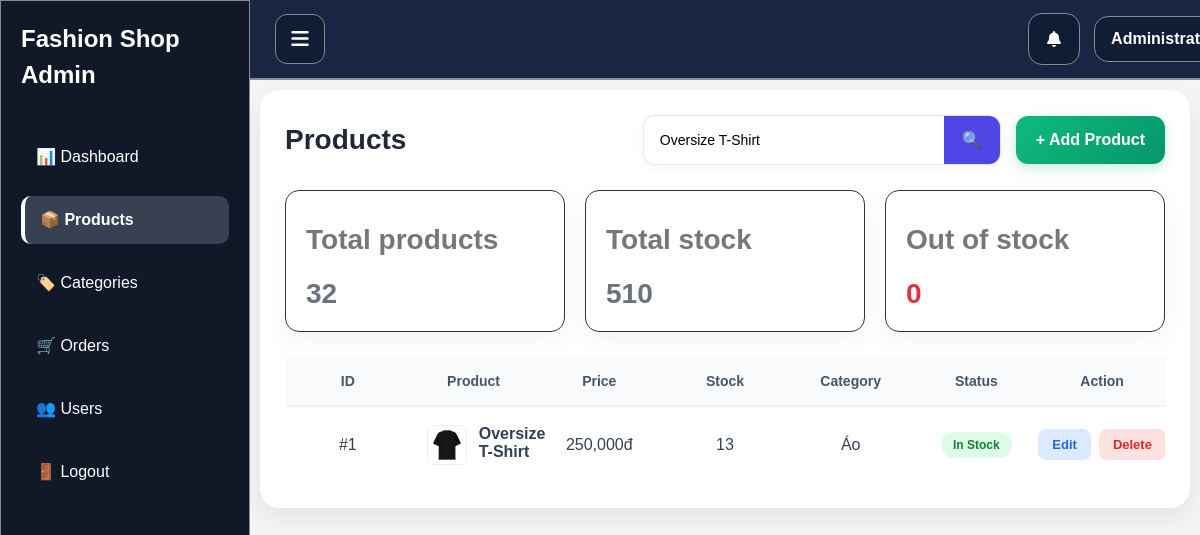
The app's page /admin/products/index.php?keyword=Oversize T-Shirt (signed in) with its own data.
### tables this page shows
CREATE TABLE `products` (
  `id` int(11) NOT NULL,
  `category_id` int(11) NOT NULL,
  `name` varchar(255) NOT NULL,
  `price` decimal(10,2) NOT NULL,
  `image` varchar(255) DEFAULT NULL,
  `description` text DEFAULT NULL,
  `stock` int(11) DEFAULT 0,
  `created_at` timestamp NOT NULL DEFAULT current_timestamp(),
  `sold` int(11) DEFAULT 0,
  `discount_percent` int(3) DEFAULT 0,
  `badge` varchar(20) DEFAULT NULL,
  `rating` decimal(2,1) DEFAULT 0.0,
  `review_count` int(11) DEFAULT 0
);

CREATE TABLE `categories` (
  `id` int(11) NOT NULL,
  `name` varchar(100) NOT NULL,
  `icon` varchar(20) DEFAULT NULL
);

### admin/products/index.php (the view, shortened to what this page needs)
<?php
include("../../config/config.php");
$sql = "
    SELECT
        products.*,
        categories.name AS category_name
    FROM products
    LEFT JOIN categories
    ON products.category_id = categories.id
";
$keyword = trim($_GET['keyword'] ?? '');
if($keyword != '')
{
    $sql .= "
    WHERE products.name LIKE '%$keyword%'
    ";
}
$result = mysqli_query($conn, $sql);
$total_products = mysqli_fetch_assoc(
    mysqli_query($conn, "SELECT COUNT(*) total FROM products")
)['total'];
$total_stock = mysqli_fetch_assoc(
    mysqli_query($conn, "SELECT SUM(stock) total FROM products")
)['total'];
$out_stock = mysqli_fetch_assoc(
    mysqli_query(
        $conn,
        "SELECT COUNT(*) total FROM products WHERE stock = 0"
    )
)['total'];
?>
<link
        href="https://cdn.jsdelivr.net/npm/bootstrap@5.3.3/dist/css/bootstrap.min.css"
        rel="stylesheet">
<link
    rel="stylesheet"
    href="../assets/css/admin.css">
<div class="admin-layout">
    <?php include("../includes/sidebar.php"); ?>
    <div class="main-content">
        <?php include("../includes/header.php"); ?>
        <div class="table-card">
            <div class="table-header">
                <h2>Products</h2>
                <div class="top-bar">
                    <form method="GET" class="search-form">
                        <input
                            type="text"
                            name="keyword"
                            placeholder="Search for products..."
                            value="<?= $_GET['keyword'] ?? '' ?>">
                        <button type="submit">
                            🔍
                        </button>
                    </form>
                    <a href="add.php" class="btn-dashboard-add">
                        + Add Product
                    </a>
                </div>
            </div>
            <div class="product-stats">
                <div class="stat-card">
                    <p>Total products</p>
                    <h3><?= $total_products ?></h3>
                </div>
                <div class="stat-card">
                    <p>Total stock</p>
                    <h3><?= $total_stock ?></h3>
                </div>
                <div class="stat-card danger">
                    <p>Out of stock</p>
                    <h3><?= $out_stock ?></h3>
                </div>
            </div>
            <div class="table-responsive">
                <table class="admin-table">
                    <thead>
                        <tr>
                            <th>ID</th>
                            <th>Product</th>
                            <th>Price</th>
                            <th>Stock</th>
                            <th>Category</th>
                            <th>Status</th>
                            <th>Action</th>
                        </tr>
                    </thead>
                    <tbody>
                    <?php while($product = mysqli_fetch_assoc($result)) { ?>
                        <tr>
                            <td>
                                #<?= $product['id'] ?>
                            </td>
                            <td>
                                <div class="product-cell">
                                    <img
                                        src="../../assets/uploads/products/<?= $product['image'] ?>"
                                        class="product-thumb">
                                    <div>
                                        <div class="product-title">
                                            <?= $product['name'] ?>
                                        </div>
                                    </div>
                                </div>
                            </td>
                            <td>
                                <?= number_format($product['price']) ?>đ
                            </td>
                            <td>
                                <?= $product['stock'] ?>
                            </td>
                            <td>
                                <?= $product['category_name'] ?>
                            </td>
                            <td>
                                <?php if($product['stock'] > 0): ?>
                                    <span class="status-badge in-stock">
                                        In Stock
                                    </span>
                                <?php else: ?>
                                    <span class="status-badge out-stock">
                                        Out Stock
                                    </span>
                                <?php endif; ?>
                            </td>
                            <td>
                                <div class="action-buttons">
                                    <a
                                        href="edit.php?id=<?= $product['id'] ?>"
                                        class="btn-action btn-edit">
                                        Edit
                                    </a>
                                    <button
                                        type="button"
                                        class="btn-action btn-delete"
                                        data-bs-toggle="modal"
                                        data-bs-target="#deleteModal"
                                        data-id="<?= $product['id'] ?>"
                                        data-name="<?= $product['name'] ?>">
                                        Delete
                                    </button>
                                </div>
                            </td>
                        </tr>
                    <?php } ?>
                    </tbody>
                </table>
            </div>
        </div>
    </div>
</div>
</html>

### admin/assets/css/admin.css (style rules this page uses)
* { margin: 0; padding: 0; box-sizing: border-box; }
.admin-layout { display: flex; }
.main-content { margin-left: 260px; width: calc(100% - 260px); padding: 0; }
.stat-card { background: rgb(228, 223, 223); padding: 25px; border-radius: 15px; box-shadow: 0 2px 10px rgba(0,0,0,0.08); border: 1px solid #3a3333; }
.stat-card h3 { color: #6B7280; margin-bottom: 10px; }
.stat-card p { font-size: 28px; font-weight: bold; }
.status-badge { color: white; padding: 6px 12px; border-radius: 20px; font-size: 13px; font-weight: 600; }
.product-stats { display:grid; grid-template-columns:repeat(3,1fr); gap:20px; margin-bottom:25px; }
.stat-card { background:#fff; border-radius:14px; padding:20px; box-shadow:0 8px 25px rgba(0,0,0,.05); }
.stat-card h3 { font-size:28px; font-weight:700; margin:0; }
.stat-card p { color:#777; margin-top:8px; }
.stat-card.danger h3 { color:#dc3545; }
.top-bar { display:flex; align-items:center; gap:15px; }
.search-form { display:flex; align-items:center; background:#fff; border:1px solid #e5e7eb; border-radius:12px; overflow:hidden; box-shadow:0 2px 10px rgba(0,0,0,.05); }
.search-form input { width:300px; border:none; outline:none; padding:12px 16px; font-size:14px; background:transparent; }
.search-form button { border:none; background:#4f46e5; color:#fff; padding:12px 18px; cursor:pointer; transition:.2s; }
.table-card { background:#fff; border-radius:20px; padding:25px; box-shadow:0 10px 30px rgba(0,0,0,.08); margin: 90px 10px 10px 0px; }
.table-header { display:flex; justify-content:space-between; align-items:center; margin-bottom:25px; gap:20px; flex-wrap:wrap; }
.table-header h2 { margin:0; font-size:28px; font-weight:700; color:#1f2937; }
.btn-dashboard-add { display:inline-flex; align-items:center; gap:8px; background:linear-gradient( 135deg, #10b981, #059669 ); color:#fff; text-decoration:none; padding:12px 20px; border-radius:12px; font-size:16px; font-weight:600; transition:.25s; box-shadow:0 4px 12px rgba(16,185,129,.25); }
.admin-table { width:100%; border-collapse:collapse; table-layout: fixed; }
.admin-table thead { background:#f8fafc; }
.admin-table th { padding:16px; font-size:14px; font-weight:600; color:#475569; border-bottom: 2px solid #edf2f7; }
.admin-table td { padding:18px 16px; vertical-align:middle; border-top:1px solid #eee; color: #334155; }
.admin-table th:nth-child(1), .admin-table td:nth-child(1), .admin-table th:nth-child(3), .admin-table td:nth-child(3), .admin-table th:nth-child(4), .admin-table td:nth-child(4), .admin-table th:nth-child(5), .admin-table td:nth-child(5), .admin-table th:nth-child(6), .admin-table td:nth-child(6), .admin-table th:nth-child(7), .admin-table td:nth-child(7), .admin-table th:nth-child(2) { text-align: center; }
.admin-table td:nth-child(2) { text-align: left; }
.product-cell { display:flex; align-items:center; gap:12px; }
.product-thumb { width:40px; height:40px; border-radius:6px; object-fit:cover; border:1px solid #eee; }
.product-title { font-weight:600; margin-bottom:4px; }
.status-badge { padding:6px 12px; border-radius:30px; font-size:12px; font-weight:600; }
.in-stock { background:#dcfce7; color:#15803d; }
.action-buttons { display:flex; justify-content: center; gap:8px; }
.btn-action { padding:8px 14px; border-radius:8px; text-decoration:none; font-size:13px; font-weight:600; transition:.3s; }
.btn-edit { background:#dbeafe; color:#2563eb; }
.btn-delete { border:none; background:#fee2e2; color:#dc2626; }

### records on screen
products: id "1", image (picture), name "Oversize T-Shirt", price "250,000", stock "13", category.name "Áo", shows "In Stock"

### other values on screen
$total_products "32"
$total_stock "510"
$out_stock "0"
